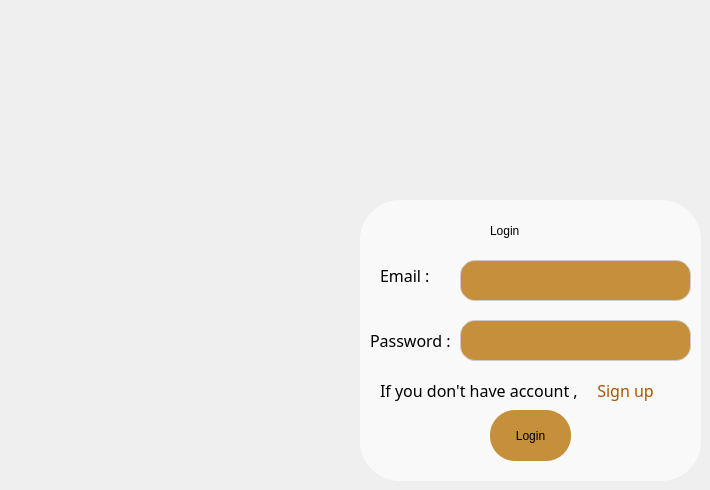
      <widget class="QWidget" name="page_14">
       <widget class="QWidget" name="widget" native="true">
        <property name="geometry">
         <rect>
          <x>360</x>
          <y>200</y>
          <width>341</width>
          <height>281</height>
         </rect>
        </property>
        <property name="styleSheet">
         <string notr="true">    background-color: rgba(255, 255, 255, 0.65);
    border-radius: 40px;
    padding: 20px;</string>
        </property>
        <widget class="QLabel" name="LabelSubHead">
         <property name="geometry">
          <rect>
           <x>130</x>
           <y>0</y>
           <width>81</width>
           <height>61</height>
          </rect>
         </property>
         <property name="styleSheet">
          <string notr="true">font: 20pt &quot;Yeasty Flavors&quot;;
background-color: rgba(255, 255, 255, 0);
color:rgb(0, 0, 0);
padding:0px;</string>
         </property>
         <property name="text">
          <string>Login</string>
         </property>
        </widget>
        <widget class="QLineEdit" name="LineEditEmail">
         <property name="geometry">
          <rect>
           <x>100</x>
           <y>60</y>
           <width>231</width>
           <height>41</height>
          </rect>
         </property>
         <property name="styleSheet">
          <string notr="true">QLineEdit{
  padding: 10px;
    border: 1px solid #ccc;
background-color: rgb(198, 143, 59);
font: 12pt &quot;Yeasty Flavors&quot;;
    border-radius: 15px;
color: rgb(0, 0, 0);
}  
QLineEdit:focus{
	border:3px solid white;
}
</string>
         </property>
         <property name="text">
          <string/>
         </property>
        </widget>
        <widget class="QLineEdit" name="LineEditPassword">
         <property name="geometry">
          <rect>
           <x>100</x>
           <y>120</y>
           <width>231</width>
           <height>41</height>
          </rect>
         </property>
         <property name="styleSheet">
          <string notr="true">QLineEdit{
  padding: 10px;
    border: 1px solid #ccc;
background-color: rgb(198, 143, 59);
font: 12pt &quot;Yeasty Flavors&quot;;
    border-radius: 15px;
color: rgb(0, 0, 0);
}  
QLineEdit:focus{
	border:3px solid white;
}
</string>
         </property>
         <property name="text">
          <string/>
         </property>
        </widget>
        <widget class="QPushButton" name="loginbtn">
         <property name="geometry">
          <rect>
           <x>130</x>
           <y>210</y>
           <width>81</width>
           <height>51</height>
          </rect>
         </property>
         <property name="styleSheet">
          <string notr="true">QPushButton {
background-color:rgb(198, 143, 59);
padding: 10px;
color: rgb(0, 0, 0);
font: 9pt &quot;Yeasty Flavors&quot;;
border: none;
border-radius: 25px;
}
QPushButton:hover{
	background-color: rgb(233, 222, 203);
	border-radius:25px;
	border:1px solid rgb(198, 143, 59);
	color: rgb(198, 143, 59);
	border-color: rgb(198, 143, 59);
}</string>
         </property>
         <property name="text">
          <string>Login</string>
         </property>
        </widget>
        <widget class="QLabel" name="LabelEmail_2">
         <property name="geometry">
          <rect>
           <x>20</x>
           <y>40</y>
           <width>81</width>
           <height>71</height>
          </rect>
         </property>
         <property name="font">
          <font>
           <family>Yeasty Flavors</family>
           <pointsize>12</pointsize>
           <italic>false</italic>
           <bold>false</bold>
          </font>
         </property>
         <property name="styleSheet">
          <string notr="true">font: 12pt &quot;Yeasty Flavors&quot;;
background-color: rgba(255, 255, 255, 0);
color:rgb(0, 0, 0);
padding:0px;
</string>
         </property>
         <property name="text">
          <string>Email :</string>
         </property>
        </widget>
        <widget class="QLabel" name="LabelPassword">
         <property name="geometry">
          <rect>
           <x>10</x>
           <y>110</y>
           <width>101</width>
           <height>61</height>
          </rect>
         </property>
         <property name="font">
          <font>
           <family>Yeasty Flavors</family>
           <pointsize>12</pointsize>
           <italic>false</italic>
           <bold>false</bold>
          </font>
         </property>
         <property name="styleSheet">
          <string notr="true">font: 12pt &quot;Yeasty Flavors&quot;;
background-color: rgba(255, 255, 255, 0);
color:rgb(0, 0, 0);
padding:0px;
</string>
         </property>
         <property name="text">
          <string>Password :</string>
         </property>
        </widget>
        <widget class="QLabel" name="toggleLabel">
         <property name="geometry">
          <rect>
           <x>20</x>
           <y>180</y>
           <width>241</width>
           <height>21</height>
          </rect>
         </property>
         <property name="font">
          <font>
           <family>Yeasty Flavors</family>
           <pointsize>12</pointsize>
           <italic>false</italic>
           <bold>false</bold>
          </font>
         </property>
         <property name="styleSheet">
          <string notr="true">color: rgb(0, 0, 0);
font: 12pt &quot;Yeasty Flavors&quot;;
background-color: rgba(255, 255, 255, 0);
padding:0px;</string>
         </property>
         <property name="text">
          <string>If you don't have account ,</string>
         </property>
        </widget>
        <widget class="QPushButton" name="toggleButton">
         <property name="geometry">
          <rect>
           <x>220</x>
           <y>170</y>
           <width>91</width>
           <height>41</height>
          </rect>
         </property>
         <property name="font">
          <font>
           <family>Yeasty Flavors</family>
           <pointsize>12</pointsize>
           <italic>false</italic>
           <bold>false</bold>
          </font>
         </property>
         <property name="styleSheet">
          <string notr="true">color: rgb(170, 85, 0);
background-color: rgba(255, 255, 255, 0);

font: 12pt &quot;Yeasty Flavors&quot;;
background-color: rgba(255, 255, 255, 0);
padding:0px;</string>
         </property>
         <property name="text">
          <string>Sign up</string>
         </property>
        </widget>
        <zorder>LabelSubHead</zorder>
        <zorder>LineEditEmail</zorder>
        <zorder>LineEditPassword</zorder>
        <zorder>LabelEmail_2</zorder>
        <zorder>LabelPassword</zorder>
        <zorder>toggleLabel</zorder>
        <zorder>toggleButton</zorder>
        <zorder>loginbtn</zorder>
       </widget>
      </widget>
